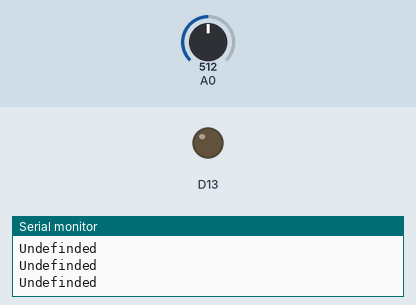
Recording of a program running on a simulated Adafruit Feather M0. On the bench: output pins drawn as LEDs (lit = HIGH), the last lines printed to the serial monitor. Inputs (shaded band) come from the test bench; at power-on: A0 = 512.

Above: at 1.2 s.
1.3 s: A0 set to 534
At 2.5 s:
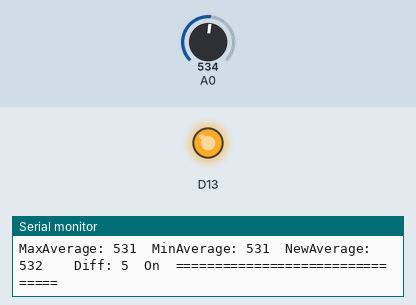
2.8 s: A0 set to 511
At 4.0 s:
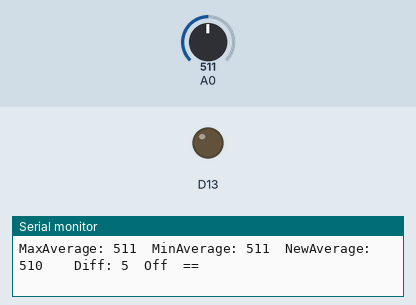
4.4 s: A0 set to 716
At 4.8 s:
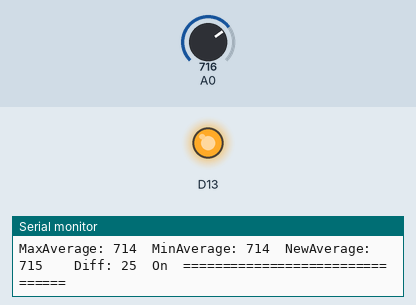
5.9 s: A0 set to 685
8.0 s: A0 set to 658
Timing chart, 0 to 10.5 s (numbered marks = the images above; inputs shaded):
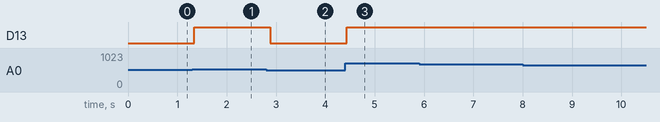

The program:

main.cpp
```cpp
#include <Arduino.h>

#include <QTRSensors.h>
#include <ReflManager.h>

// This example reads the Reflectance values (between 0 and 1000) through
// the Pololu library QTRSensor
// Then the sensorValue is passed to the ReflManager library
// If no change of the reflectance has occurred "ReflState::Undefined" is returned
// After the first time a certain thershold is exceeded, "ReflState::On" or "ReflState::Off"
// are returned, switching the corresponding LED "On" or "Off"


// Explantions from library to read Pololu Refelctance Sensor
//
// This example is designed for use with six analog QTR sensors. These
// reflectance sensors should be connected to analog pins A0 to A5. The
// sensors' emitter control pin (CTRL or LEDON) can optionally be connected to
// digital pin 2, or you can leave it disconnected and remove the call to
// setEmitterPin().
//
// The main loop of the example reads the raw sensor values (uncalibrated). You
// can test this by taping a piece of 3/4" black electrical tape to a piece of
// white paper and sliding the sensor across it. It prints the sensor values to
// the serial monitor as numbers from 0 (maximum reflectance) to 1023 (minimum
// reflectance).


// Defines the initial threshold for the first switch
// If sensor values difference is more then 5 it is assumed that the state has changed
const uint16_t ThresholdPreset = 5;

// Defines the threshold of following state switches
// The span/difference) between average "On" values and average "Off" values is divided
// by this ThresholdDivisor. If new values deviate by more than this threshold
// from the average values before, a change of the state is assumed
// (2 = half of the span, 3 = third of the span, 4 = 25% of the span)
const uint16_t ThresholdDivisor = 4;

QTRSensors qtr;
ReflManager reflManager(ThresholdPreset, ThresholdDivisor);

const uint8_t SensorCount = 1;
uint16_t sensorValues[SensorCount];

void setup()
{
  // configure the sensors
  qtr.setTypeAnalog();
  qtr.setSensorPins((const uint8_t[]){A0, A1, A2, A3, A4, A5}, SensorCount);

  qtr.setEmitterPin(12);

  pinMode(13,OUTPUT);

  //Serial.begin(9600);
  Serial.begin(115200);

}


void loop()
{
  // read raw sensor values
  qtr.read(sensorValues);

  // print the sensor values as numbers from 0 to 1023, where 0 means maximum
  // reflectance and 1023 means minimum reflectance
  for (uint8_t i = 0; i < SensorCount; i++)
  {

    //volatile bool onOffState = reflManager.setNewReflValue(sensorValues[i]);
    volatile ReflState onOffState = reflManager.setNewReflValue(sensorValues[i]);

    if (onOffState == ReflState::On)
    {
        //Serial.print("On  ");
        digitalWrite(13, HIGH);
    }
    else
    {
      if (onOffState == ReflState::Off)
      {
        digitalWrite(13, LOW);
        //Serial.print("Off  ");
      }
      else
      {
        digitalWrite(13, LOW);
        Serial.println("Undefinded  ");
      }
    }

    //Serial.print(sensorValues[i]);
    //Serial.print('\t');
  }
  Serial.println();
  delay(100);
}
```

ReflManager.h
```cpp
#pragma once

#include <stdint.h>

enum class ReflState : uint8_t {
  On,
  Off,
  Undefined
};

class ReflManager
{

    private:
    volatile bool firstReceived = false;
    volatile bool firstSwitchOccurred = false;
    volatile ReflState actState = ReflState::Undefined;
    volatile uint16_t sensorVals[6];

    uint16_t highSensorVals[6] {0,0,0,0,0,0};

    uint16_t lowSensorVals[6] {0,0,0,0,0,0};

    volatile ReflState reflState;

    volatile double maxAverage;
    volatile double minAverage;
    double averageOf_6_Array(uint16_t pArray[6]);

    uint16_t thresholdPreset = 3;
    uint16_t thresholdDivisor = 3;

    double thresholdDiff = 2;

    public:
    ReflManager(uint16_t pThresholdPreset, uint16_t pThresholdDivisor);
    ReflState setNewReflValue(uint16_t value);
};
```

ReflManager.cpp
```cpp
#include <Arduino.h>
#include <ReflManager.h>
#include <stdint.h>

using namespace std;

// Constructor
ReflManager::ReflManager(uint16_t pThresholdPreset, uint16_t pThresholdDivisor)
{
   thresholdPreset = pThresholdPreset;
   thresholdDivisor = pThresholdDivisor;
}

ReflState ReflManager::setNewReflValue(uint16_t value)
{
    if (!firstReceived)   // At start fill array with first value
    {
        Serial.print("Initialize Array");
        firstReceived = true;
        for (int i = 0; i < 6; i++)
        {
           sensorVals[i] = value;
        }
    }

    for (int i = 5; i > 0; i--)       // Shift values in array and store value in position [0]
    {
        sensorVals[i] = sensorVals[i -1];
    }
    sensorVals[0] = value;

    // calculate average of the 3 oldest values in arry and of 3 youngest values in array
    double newAverage = (sensorVals[0] + sensorVals[1] + sensorVals[2]) / 3;
    double oldAverage = (sensorVals[3] + sensorVals[4] + sensorVals[5]) / 3;

    // find out which of both is higher and store to corresponding variable
    double highAverage =  oldAverage > newAverage ? oldAverage : newAverage;
    double lowAverage = oldAverage > newAverage ? newAverage : oldAverage;

    if (actState == ReflState::On)    // actualize corresponding array for state = "On"
    {
          maxAverage = highAverage > maxAverage ? highAverage : maxAverage;
          for (int i = 5; i > 0 ; i--)
          {
              highSensorVals[i] = highSensorVals[i - 1];
          }
          highSensorVals[0] = highAverage;
          maxAverage--;
          minAverage = highAverage -1;
    }
    if (actState == ReflState::Off)     // actualize corresponding array for state = "Off"
    {
        minAverage = lowAverage < minAverage ? lowAverage : minAverage;
        for (int i = 5; i > 0 ; i--)
          {
              lowSensorVals[i] = lowSensorVals[i - 1];
          }
        lowSensorVals[0] = lowAverage;
        minAverage++;
        maxAverage = lowAverage +1;
    }

    if (!firstSwitchOccurred)   // used only for the first switch
    {
        if ((abs(oldAverage - newAverage)) > thresholdPreset)
        {
            if ((oldAverage - newAverage) > thresholdPreset)
            {
                minAverage = newAverage;
                for (int i = 0; i < 6; i++)
                {
                    lowSensorVals[i] = newAverage;
                    highSensorVals[i] = oldAverage;
                }
                actState = ReflState::Off;
            }
            else
            {
                maxAverage = newAverage;
                for (int i = 0; i < 6; i++)
                {
                    highSensorVals[i] = newAverage;
                    lowSensorVals[i] = oldAverage;
                }
                actState = ReflState::On;
            }
            firstSwitchOccurred = true;
            return actState;
        }
        else
        {
            return actState;
        }

    }
    else             // used for following switches
    {
        thresholdDiff = (averageOf_6_Array(highSensorVals) - averageOf_6_Array(lowSensorVals)) / thresholdDivisor;

        if ((actState == ReflState::On) && (newAverage < (maxAverage - (thresholdDiff < 2 ? 2 : thresholdDiff))))
        {
            minAverage = newAverage;
            actState = ReflState::Off;
        }

        if ((actState == ReflState::Off) && (newAverage > (minAverage + (thresholdDiff < 2 ? 2 : thresholdDiff))))
        {
            maxAverage = newAverage;
            actState = ReflState::On;
        }
        Serial.print("MaxAverage: ");
        Serial.print(int(maxAverage));
        Serial.print("  ");
        Serial.print("MinAverage: ");
        Serial.print(int(minAverage));
        Serial.print("  ");
        Serial.print("NewAverage: ");
        Serial.print((int)newAverage);
        Serial.print("  ");
        Serial.print("  ");
        Serial.print("Diff: ");
        Serial.print((int)thresholdDiff);
        Serial.print("  ");
        if (actState == ReflState::On)
        {
            Serial.println("On  ================================");
        }
        else
        {
            Serial.println("Off  ==");
        }
        return actState;
    }
}
double ReflManager::averageOf_6_Array(uint16_t pArray[6])
{
    double retValue = 0;
    for (int i = 0; i < 6; i++)
    {
        retValue += pArray[i];
    }
    return retValue / 6;
}
```

Measured:
- the behaviour switches between 517 and 518 on A0 (found by bisection; images 0 and 1)
- after the input at 1.3 s, D13: LOW → HIGH at once
- after the input at 2.8 s, D13: HIGH → LOW after 0.09 s
- after the input at 4.4 s, D13: LOW → HIGH at once
